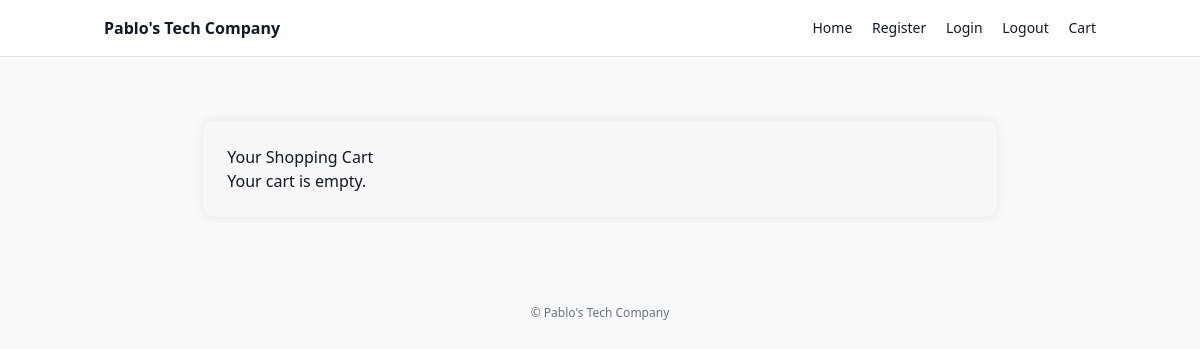
/cart/ (signed in), run on an earlier commit of the app's database.
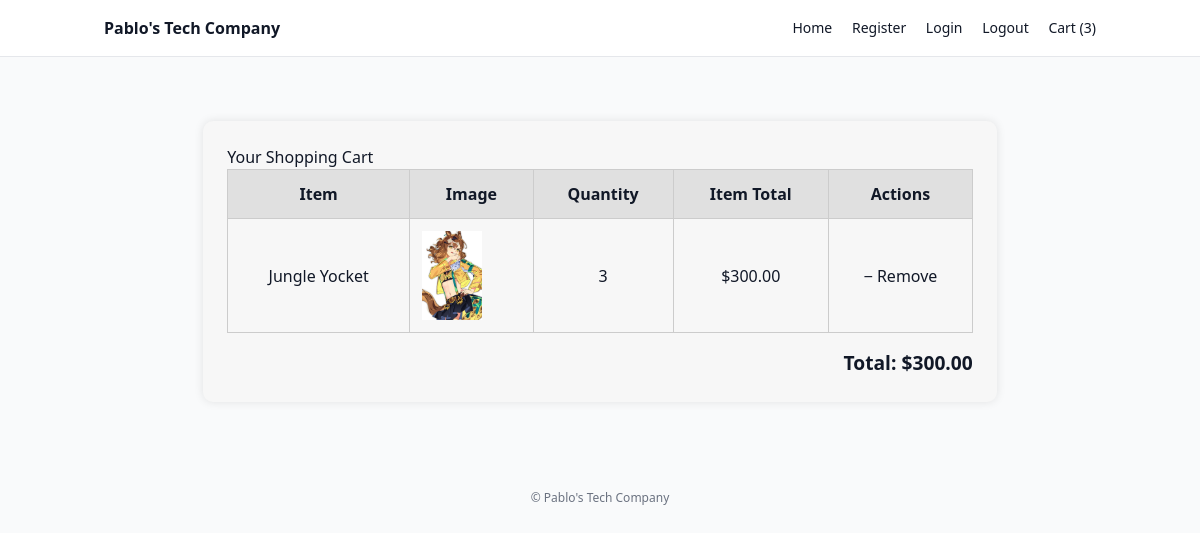
And on a later commit of the database.
### core/models.py (models this page shows, shortened)
class CartOrderItems(models.Model):
    order = models.ForeignKey(CartOrder, on_delete=models.CASCADE)
    invoice_no = models.CharField(max_length=100)
    product_status = models.CharField(max_length=200)
    item = models.CharField(max_length=200)
    image = models.CharField(max_length=200)
    qty = models.IntegerField(default=0)
    price = models.DecimalField(max_digits=10, decimal_places=2, default=0.00)
    total = models.DecimalField(max_digits=10, decimal_places=2, default=0.00)
    class Meta:
        verbose_name_plural = "Cart Order Items"

### core/views.py (the view)
# urls.py: path('cart/', views.cart_view, name='cart'),
def cart_view(request):
    if not request.user.is_authenticated:
        return redirect('login')
    order, _ = CartOrder.objects.get_or_create(user=request.user, paid_status=False)
    items = CartOrderItems.objects.filter(order=order)
    total_price = sum(i.total for i in items)
    context = {'items': items, 'total_price': total_price}
    return render(request, 'core/cart.html', context)

### core/context_processors.py (called while the page is built)
def cart_count(request):
    if request.user.is_authenticated:
        order, created = CartOrder.objects.get_or_create(user=request.user, paid_status=False)
        total_qty = CartOrderItems.objects.filter(order=order).aggregate(total_qty=Sum('qty'))['total_qty'] or 0
        return {'cart_count': total_qty}
    return {'cart_count': 0}

### templates/core/cart.html (shortened to what this page needs)
{% extends "core/base.html" %}
{% load static %}
{% block content %}
<div class="cart-container">
    <h2>Your Shopping Cart</h2>
    {% if items %}
    <table class="cart-table">
        <thead>
            <tr>
                <th>Item</th>
                <th>Image</th>
                <th>Quantity</th>
                <th>Item Total</th>
                <th>Actions</th>
            </tr>
        </thead>
        <tbody>
            {% for item in items %}
            <tr id="cart-item-{{ item.id }}">
                <td>{{ item.item }}</td>
                <td>
                    {% if item.image %}
                        <img src="{{ item.image }}" alt="{{ item.item }}" width="60" height="60">
                    {% else %}
                        <img src="{% static 'images/default.png' %}" alt="No image" width="60" height="60">
                    {% endif %}
                </td>
                <td>{{ item.qty }}</td>
                <td>${{ item.total }}</td>
                <td>
                    <button class="cart-item-button" data-item-id="{{ item.id }}" data-action="decrease">−</button>
                    <button class="cart-item-button" data-item-id="{{ item.id }}" data-action="remove">Remove</button>
                </td>
            </tr>
            {% endfor %}
        </tbody>
    </table>
    <div class="cart-summary">
        <p><strong>Total:</strong> $<span id="cart-total">{{ total_price }}</span></p>
    </div>
    {% else %}
    <p>Your cart is empty.</p>
    {% endif %}
</div>
{% endblock %}

What changed in the data, as far as the page shows it:
added CartOrderItems: item "Jungle Yocket", qty "3", total "300.00"
Also different on the page:
{{ cart_count }}: (not shown) → "3"
{{ total_price }}: (not shown) → "300.00"
text no longer shown: "Your cart is empty."
text now shown: "( ) Item Image Quantity Item Total Actions Total: $"
